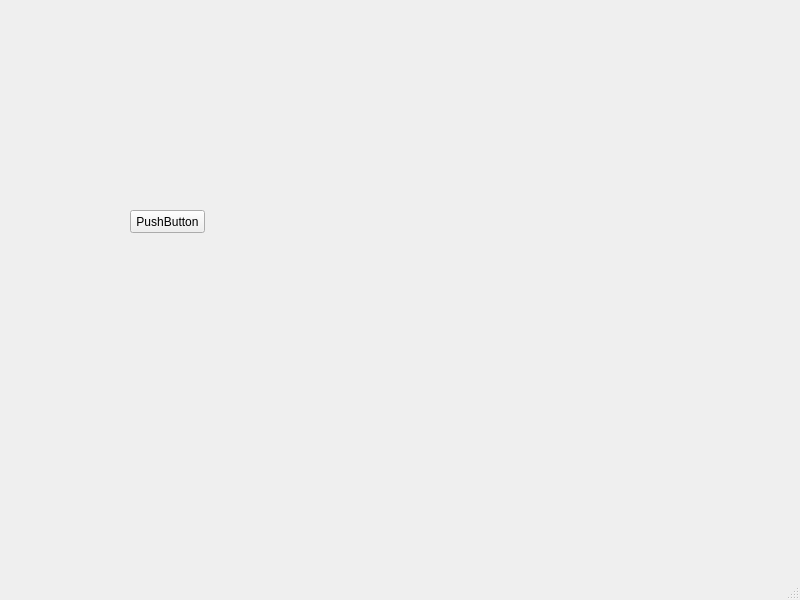
<?xml version="1.0" encoding="UTF-8"?>
<ui version="4.0">
 <class>MainWindow</class>
 <widget class="QMainWindow" name="MainWindow">
  <property name="geometry">
   <rect>
    <x>0</x>
    <y>0</y>
    <width>800</width>
    <height>600</height>
   </rect>
  </property>
  <property name="windowTitle">
   <string>MainWindow</string>
  </property>
  <widget class="QWidget" name="centralwidget">
   <widget class="QPushButton" name="pushButton">
    <property name="geometry">
     <rect>
      <x>130</x>
      <y>210</y>
      <width>75</width>
      <height>23</height>
     </rect>
    </property>
    <property name="text">
     <string>PushButton</string>
    </property>
   </widget>
  </widget>
  <widget class="QMenuBar" name="menubar">
   <property name="geometry">
    <rect>
     <x>0</x>
     <y>0</y>
     <width>800</width>
     <height>22</height>
    </rect>
   </property>
  </widget>
  <widget class="QStatusBar" name="statusbar"/>
 </widget>
 <resources/>
 <connections/>
</ui>
